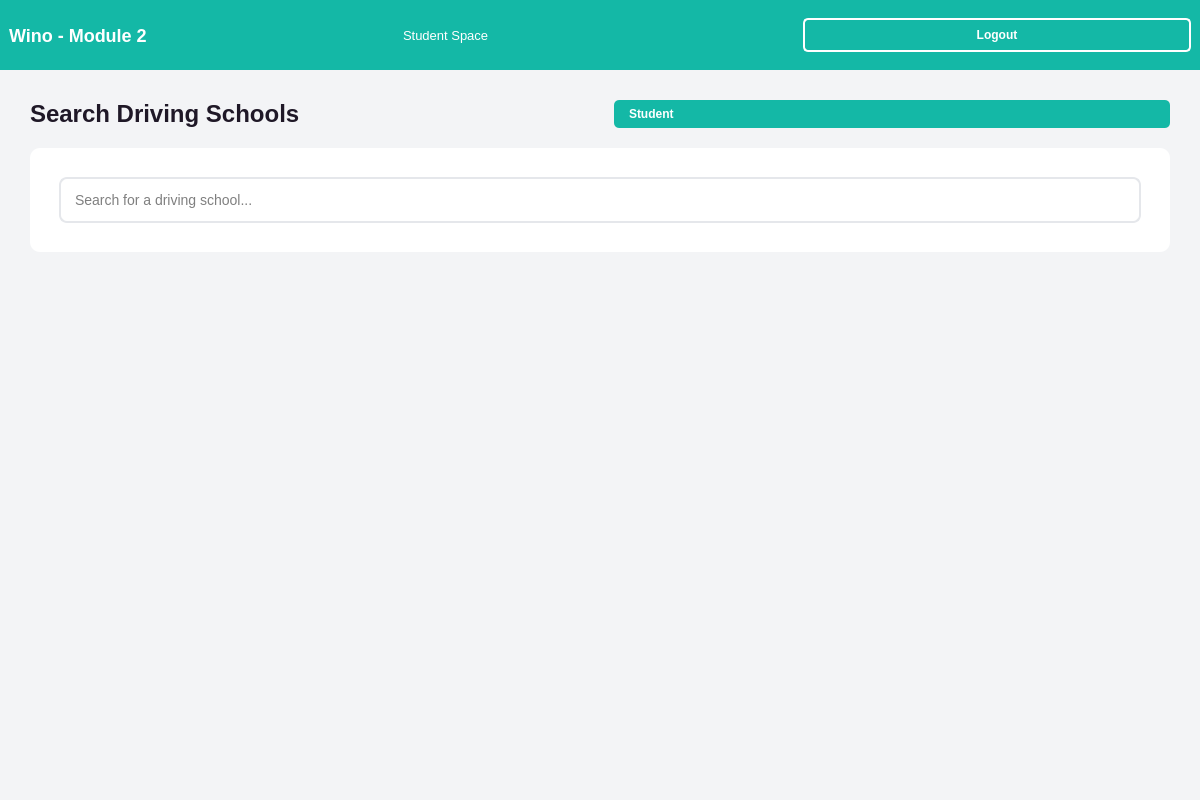
<?xml version="1.0" encoding="UTF-8"?>
<ui version="4.0">
 <class>SchoolSelectionWindow</class>
 <widget class="QMainWindow" name="SchoolSelectionWindow">
  <property name="geometry">
   <rect><x>0</x><y>0</y><width>1200</width><height>800</height></rect>
  </property>
  <property name="windowTitle"><string>Student Dashboard</string></property>
  <property name="styleSheet"><string>QMainWindow { background-color: #F3F4F6; }
#headerWidget { background-color: #14B8A6; }
#headerTitle { color: white; font-size: 18px; font-weight: bold; }
#logoutButton { background-color: transparent; color: white; border: 2px solid white; border-radius: 5px; padding: 8px 20px; font-weight: bold; }
#logoutButton:hover { background-color: rgba(255, 255, 255, 0.2); }
#searchFrame { background-color: white; border-radius: 10px; padding: 20px; }
#searchEdit { padding: 12px; border: 2px solid #E5E7EB; border-radius: 8px; font-size: 14px; background-color: white; }
#searchEdit:focus { border: 2px solid #14B8A6; }
QComboBox { padding: 10px; border: 2px solid #E5E7EB; border-radius: 5px; background-color: white; font-size: 13px; }
#resetButton { background-color: #14B8A6; color: white; border: none; border-radius: 5px; padding: 10px 20px; font-weight: bold; }
#resetButton:hover { background-color: #0D9488; }
#studentBadge { background-color: #14B8A6; color: white; border-radius: 5px; padding: 6px 12px; font-weight: bold; }</string></property>
  <widget class="QWidget" name="centralwidget">
   <layout class="QVBoxLayout" name="verticalLayout">
    <property name="spacing"><number>0</number></property>
    <property name="leftMargin"><number>0</number></property>
    <property name="topMargin"><number>0</number></property>
    <property name="rightMargin"><number>0</number></property>
    <property name="bottomMargin"><number>0</number></property>
    <item>
     <widget class="QWidget" name="headerWidget" native="true">
      <property name="minimumSize"><size><width>0</width><height>70</height></size></property>
      <property name="maximumSize"><size><width>16777215</width><height>70</height></size></property>
      <layout class="QHBoxLayout" name="horizontalLayout">
       <item><widget class="QLabel" name="headerTitle"><property name="text"><string>Wino - Module 2</string></property></widget></item>
       <item><widget class="QLabel" name="headerSubtitle"><property name="text"><string>Student Space</string></property><property name="styleSheet"><string>color: white; font-size: 13px;</string></property></widget></item>
       <item><spacer name="horizontalSpacer"><property name="orientation"><enum>Qt::Horizontal</enum></property></spacer></item>
       <item><widget class="QPushButton" name="logoutButton"><property name="text"><string>Logout</string></property></widget></item>
      </layout>
     </widget>
    </item>
    <item>
     <widget class="QWidget" name="contentWidget" native="true">
      <layout class="QVBoxLayout" name="verticalLayout_2">
       <property name="spacing"><number>20</number></property>
       <property name="leftMargin"><number>30</number></property>
       <property name="topMargin"><number>30</number></property>
       <property name="rightMargin"><number>30</number></property>
       <property name="bottomMargin"><number>30</number></property>
       <item>
        <layout class="QHBoxLayout" name="horizontalLayout_2">
         <item><widget class="QLabel" name="pageTitle"><property name="text"><string>Search Driving Schools</string></property><property name="styleSheet"><string>font-size: 24px; font-weight: bold; color: #1F1827;</string></property></widget></item>
         <item><spacer name="horizontalSpacer_2"><property name="orientation"><enum>Qt::Horizontal</enum></property></spacer></item>
         <item><widget class="QLabel" name="studentBadge"><property name="text"><string>Student</string></property></widget></item>
        </layout>
       </item>
       <item>
        <widget class="QFrame" name="searchFrame">
         <layout class="QVBoxLayout" name="verticalLayout_3">
          <property name="spacing"><number>15</number></property>
          <item><widget class="QLineEdit" name="searchEdit"><property name="placeholderText"><string>Search for a driving school...</string></property></widget></item>

         </layout>
        </widget>
       </item>
       <item>
        <widget class="QScrollArea" name="scrollArea">
         <property name="widgetResizable"><bool>true</bool></property>
         <property name="styleSheet"><string>border: none; background-color: transparent;</string></property>
         <widget class="QWidget" name="schoolsContainer">
          <property name="geometry"><rect><x>0</x><y>0</y><width>1140</width><height>550</height></rect></property>
         </widget>
        </widget>
       </item>
      </layout>
     </widget>
    </item>
   </layout>
  </widget>
 </widget>
 <resources/>
 <connections/>
</ui>
